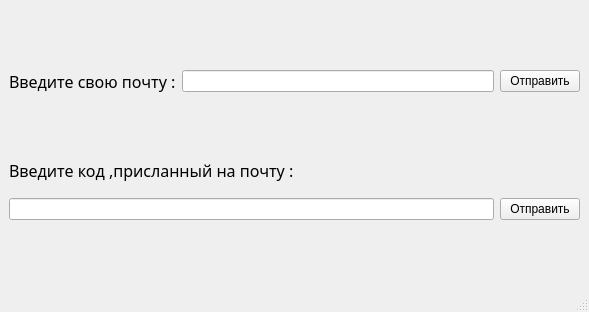
<?xml version="1.0" encoding="UTF-8"?>
<ui version="4.0">
 <class>MainWindow</class>
 <widget class="QMainWindow" name="MainWindow">
  <property name="geometry">
   <rect>
    <x>0</x>
    <y>0</y>
    <width>589</width>
    <height>312</height>
   </rect>
  </property>
  <property name="windowTitle">
   <string>Code</string>
  </property>
  <property name="windowIcon">
   <iconset>
    <normaloff>new_acc_icon_png.png</normaloff>new_acc_icon_png.png</iconset>
  </property>
  <widget class="QWidget" name="centralwidget">
   <layout class="QHBoxLayout" name="horizontalLayout_3">
    <item>
     <layout class="QVBoxLayout" name="verticalLayout_2">
      <item>
       <spacer name="verticalSpacer_2">
        <property name="orientation">
         <enum>Qt::Vertical</enum>
        </property>
        <property name="sizeHint" stdset="0">
         <size>
          <width>20</width>
          <height>40</height>
         </size>
        </property>
       </spacer>
      </item>
      <item>
       <layout class="QHBoxLayout" name="horizontalLayout_2">
        <item>
         <widget class="QLabel" name="label">
          <property name="font">
           <font>
            <family>Franklin Gothic Medium</family>
            <pointsize>12</pointsize>
           </font>
          </property>
          <property name="text">
           <string>Введите свою почту :</string>
          </property>
         </widget>
        </item>
        <item>
         <widget class="QLineEdit" name="email"/>
        </item>
        <item>
         <widget class="QPushButton" name="sent_email">
          <property name="text">
           <string>Отправить</string>
          </property>
         </widget>
        </item>
       </layout>
      </item>
      <item>
       <spacer name="verticalSpacer_3">
        <property name="orientation">
         <enum>Qt::Vertical</enum>
        </property>
        <property name="sizeHint" stdset="0">
         <size>
          <width>20</width>
          <height>40</height>
         </size>
        </property>
       </spacer>
      </item>
      <item>
       <layout class="QVBoxLayout" name="verticalLayout">
        <item>
         <widget class="QLabel" name="label_2">
          <property name="font">
           <font>
            <family>Franklin Gothic Medium</family>
            <pointsize>12</pointsize>
           </font>
          </property>
          <property name="text">
           <string>Введите код ,присланный на почту :</string>
          </property>
         </widget>
        </item>
        <item>
         <spacer name="verticalSpacer_4">
          <property name="orientation">
           <enum>Qt::Vertical</enum>
          </property>
          <property name="sizeHint" stdset="0">
           <size>
            <width>10</width>
            <height>10</height>
           </size>
          </property>
         </spacer>
        </item>
        <item>
         <layout class="QHBoxLayout" name="horizontalLayout">
          <item>
           <widget class="QLineEdit" name="code"/>
          </item>
          <item>
           <widget class="QPushButton" name="sent">
            <property name="text">
             <string>Отправить</string>
            </property>
           </widget>
          </item>
         </layout>
        </item>
       </layout>
      </item>
      <item>
       <spacer name="verticalSpacer">
        <property name="orientation">
         <enum>Qt::Vertical</enum>
        </property>
        <property name="sizeType">
         <enum>QSizePolicy::Expanding</enum>
        </property>
        <property name="sizeHint" stdset="0">
         <size>
          <width>20</width>
          <height>20</height>
         </size>
        </property>
       </spacer>
      </item>
     </layout>
    </item>
   </layout>
  </widget>
  <widget class="QMenuBar" name="menubar">
   <property name="geometry">
    <rect>
     <x>0</x>
     <y>0</y>
     <width>589</width>
     <height>26</height>
    </rect>
   </property>
  </widget>
  <widget class="QStatusBar" name="statusbar"/>
 </widget>
 <resources/>
 <connections/>
</ui>
